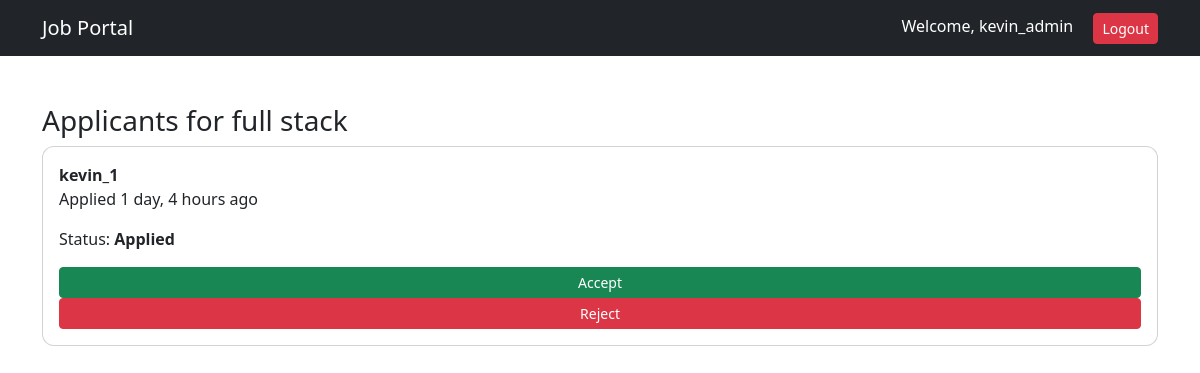
Before: /jobs/applicants/1/ (signed in) with the older database file.
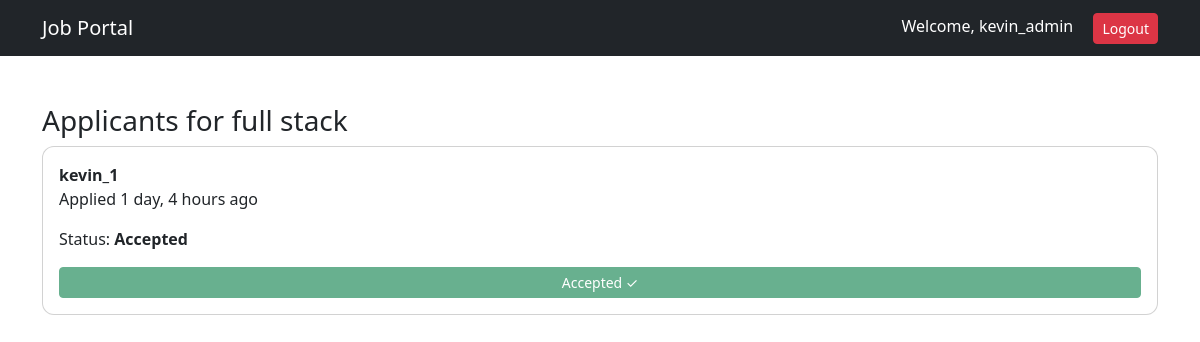
After: the same page with the newer database file.
### applications/models.py (models this page shows, shortened)
class Application(models.Model):
    user = models.ForeignKey(settings.AUTH_USER_MODEL,
                              on_delete=models.CASCADE)
    job = models.ForeignKey(Job,
                            on_delete=models.CASCADE)
    applied_at = models.DateTimeField(auto_now_add=True)
    status = models.CharField(max_length=20,
                               default="Applied")

### accounts/models.py (models this page shows)
class CustomUser(AbstractUser):
    ROLE_CHOICES = (
        ('jobseeker', 'Job Seeker'),
        ('recruiter', 'Recruiter'),
    )
    role = models.CharField(
        max_length=20,
        choices=ROLE_CHOICES,
        default='jobseeker'
    )

### jobs/views.py (the view)
# urls.py: path("applicants/<int:job_id>/", views.view_applicants, name="view_applicants"),
@login_required
def view_applicants(request, job_id):
    job = Job.objects.get(id=job_id)
    if request.user != job.recruiter:
        return redirect("job_list")
    applications = Application.objects.filter(job=job)
    return render(
        request,
        "jobs/applicants.html",
        {
            "job": job,
            "applications": applications,
        },
    )

### templates/jobs/applicants.html
{% extends "base.html" %}
{% block content %}
<h3>Applicants for {{ job.title }}</h3>
{% for app in applications %}
<div class="card p-3 mb-3">
    <strong>{{ app.user.username }}</strong>
    <p>Applied {{ app.applied_at|timesince }} ago</p>
    <p>
        Status:
        <strong>{{ app.status }}</strong>
    </p>
    {% if app.status == "Applied" %}
        <a href="{% url 'update_application_status' app.id 'Accepted' %}"
           class="btn btn-success btn-sm">
           Accept
        </a>
        <a href="{% url 'update_application_status' app.id 'Rejected' %}"
           class="btn btn-danger btn-sm">
           Reject
        </a>
    {% elif app.status == "Accepted" %}
        <button class="btn btn-success btn-sm" disabled>
            Accepted ✓
        </button>
    {% else %}
        <button class="btn btn-danger btn-sm" disabled>
            Rejected ✗
        </button>
    {% endif %}
</div>
{% empty %}
<p>No applications yet.</p>
{% endfor %}
{% endblock %}

Changed rows visible on the page:
changed Application "kevin_1": status "Applied" → "Accepted"; status "Accept Reject" → "Accepted ✓"
